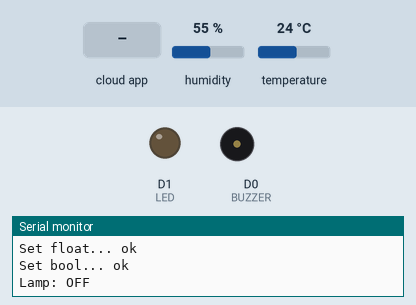
Bench run of a sketch on a simulated ESP8266 (NodeMCU). Parts: output pins drawn as LEDs (lit = HIGH), buzzer (waves = sounding), the last lines printed to the serial monitor. The inputs (shaded band) are chosen by the test bench; at power-on: humidity 55 %, temperature 24 °C. WiFi joins after 1.5 s; servers stay silent unless stated; the Firebase database answers and starts empty.

Above: at 2.7 s.
2.8 s: the phone or cloud app sets book to 1
At 4.0 s:
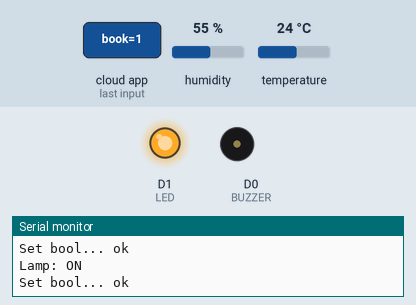
4.3 s: the phone or cloud app sets dienthoai to 1
At 5.8 s:
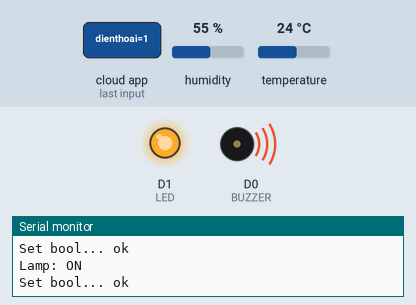
6.3 s: the phone or cloud app sets book to 0
At 7.7 s:
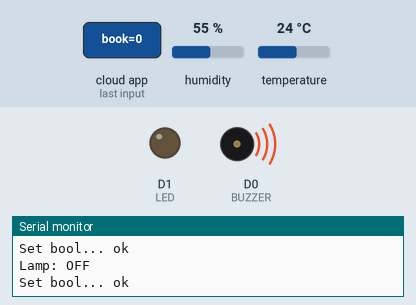
8.3 s: the phone or cloud app sets dienthoai to 0
At 9.3 s:
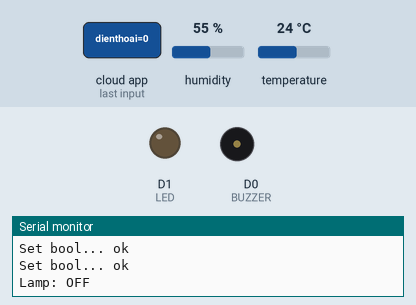
Timing chart, 0 to 11.0 s (numbered marks = the images above; inputs shaded):
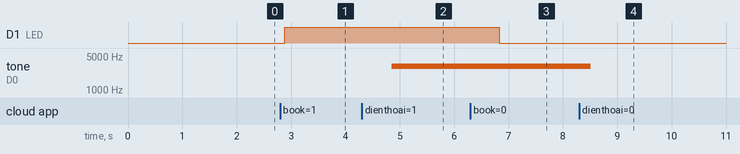

The sketch:

CODE_ARDUINO_PHANCUNG.ino
```cpp
#include <Arduino.h>
#include <ESP8266WiFi.h>
#include <FirebaseESP8266.h>
#include <DHT.h>


// Provide the RTDB payload printing info and other helper functions.
#include <addons/RTDBHelper.h>

/* 1. Define the WiFi credentials */
#define WIFI_SSID "Hoa Luc"
#define WIFI_PASSWORD "0814897423"

// For the following credentials, see examples/Authentications/SignInAsUser/EmailPassword/EmailPassword.ino

/* 2. Define the API Key */


/* 3. Define the RTDB URL */
#define DATABASE_URL "myweb-e69aa-default-rtdb.firebaseio.com" //<databaseName>.firebaseio.com or <databaseName>.<region>.firebasedatabase.app


// Define Firebase Data object
FirebaseData fbdo;

FirebaseAuth auth;
FirebaseConfig config;
#define BUZZER D0
#define LED D1
#define DHTPIN 14    // Chân dữ liệu của DHT 11 , với NodeMCU chân D5 GPIO là 14
#define DHTTYPE DHT11   // DHT 11

DHT dht(DHTPIN, DHTTYPE);


bool buzzerOn = false;
bool den1 = false;

unsigned long sendDataPrevMillis = 0;

unsigned long count = 0;

void setup()
{

  Serial.begin(115200);
  pinMode(LED, OUTPUT);
  digitalWrite(LED, LOW);
  pinMode(BUZZER, OUTPUT);


  WiFi.begin(WIFI_SSID, WIFI_PASSWORD);

  Serial.print("Connecting to Wi-Fi");
  unsigned long ms = millis();
  while (WiFi.status() != WL_CONNECTED)
  {
    Serial.print(".");
    delay(300);
  }

  dht.begin();
  Serial.println();
  Serial.print("Connected with IP: ");
  Serial.println(WiFi.localIP());
  Serial.println();

  Serial.printf("Firebase Client v%s\n\n", FIREBASE_CLIENT_VERSION);

  /* Assign the RTDB URL (required) */
  config.database_url = DATABASE_URL;

  config.signer.test_mode = true;

  fbdo.setBSSLBufferSize(4096 /* Rx buffer size in bytes from 512 - 16384 */, 1024 /* Tx buffer size in bytes from 512 - 16384 */);
  Firebase.begin(&config, &auth);

}

void loop()
{
  float h = dht.readHumidity();
  float t = dht.readTemperature();

  if (isnan(h) || isnan(t)) {
    Serial.println("Failed to read from DHT sensor!");
    return;
  }

  if (millis() - sendDataPrevMillis > 2000 )
  {
    sendDataPrevMillis = millis();

    // Serial.print("Nhiet do: ");
    // Serial.print(t);
    // Serial.print("*C ");
    Serial.printf("Nhiet do: %f°C \n", t);
    Serial.printf("Set float... %s\n", Firebase.setFloat(fbdo, "/nghean/nhietdo", t) ? "ok" : fbdo.errorReason().c_str());
    // Serial.print("Do am: ");
    // Serial.print(h);
    // Serial.print("% ");
    Serial.printf("Do am: %f \n", h);
    Serial.printf("Set float... %s\n", Firebase.setFloat(fbdo, "/nghean/doam", h) ? "ok" : fbdo.errorReason().c_str());

  }

    Serial.printf("Set bool... %s\n", Firebase.getBool(fbdo, F("/booking/book"), &den1) ? "ok" : fbdo.errorReason().c_str());

  if(den1){
      digitalWrite(LED, HIGH);
      Serial.printf("Lamp: ON\n");
  }
  else {
      digitalWrite(LED, LOW);
      Serial.printf("Lamp: OFF\n");
  }
   Serial.printf("Set bool... %s\n", Firebase.getBool(fbdo, F("/hotline/dienthoai"), &buzzerOn) ? "ok" : fbdo.errorReason().c_str());

  // Tùy thuộc vào giá trị đọc được từ Firebase, bật hoặc tắt buzzer
  if (buzzerOn) {
    // Bật buzzer
    tone(BUZZER,3100);


  } else {
    // Tắt buzzer
    noTone(BUZZER);

  }
}
```

Measured:
- after the input at 2.8 s, D1 (LED): LOW → HIGH after 0.08 s
- after the input at 4.3 s, tone on D0 (BUZZER): silent → 3100 Hz after 0.56 s
- after the input at 6.3 s, D1 (LED): HIGH → LOW after 0.53 s
- after the input at 8.3 s, tone on D0 (BUZZER): 3100 Hz → silent after 0.21 s
